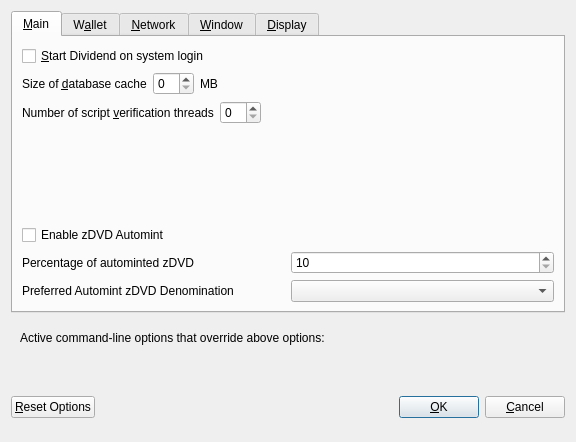
<?xml version="1.0" encoding="UTF-8"?>
<ui version="4.0">
 <class>OptionsDialog</class>
 <widget class="QDialog" name="OptionsDialog">
  <property name="geometry">
   <rect>
    <x>0</x>
    <y>0</y>
    <width>576</width>
    <height>442</height>
   </rect>
  </property>
  <property name="windowTitle">
   <string>Options</string>
  </property>
  <property name="modal">
   <bool>true</bool>
  </property>
  <layout class="QVBoxLayout" name="verticalLayout">
   <item>
    <widget class="QTabWidget" name="tabWidget">
     <property name="currentIndex">
      <number>0</number>
     </property>
     <widget class="QWidget" name="tabMain">
      <attribute name="title">
       <string>&amp;Main</string>
      </attribute>
      <layout class="QVBoxLayout" name="verticalLayout_Main">
       <item>
        <widget class="QCheckBox" name="bitcoinAtStartup">
         <property name="toolTip">
          <string>Automatically start Dividend after logging in to the system.</string>
         </property>
         <property name="text">
          <string>&amp;Start Dividend on system login</string>
         </property>
        </widget>
       </item>
       <item>
        <layout class="QHBoxLayout" name="horizontalLayout_2_Main">
         <item>
          <widget class="QLabel" name="databaseCacheLabel">
           <property name="text">
            <string>Size of &amp;database cache</string>
           </property>
           <property name="textFormat">
            <enum>Qt::PlainText</enum>
           </property>
           <property name="buddy">
            <cstring>databaseCache</cstring>
           </property>
          </widget>
         </item>
         <item>
          <widget class="QSpinBox" name="databaseCache"/>
         </item>
         <item>
          <widget class="QLabel" name="databaseCacheUnitLabel">
           <property name="text">
            <string>MB</string>
           </property>
           <property name="textFormat">
            <enum>Qt::PlainText</enum>
           </property>
          </widget>
         </item>
         <item>
          <spacer name="horizontalSpacer_2_Main">
           <property name="orientation">
            <enum>Qt::Horizontal</enum>
           </property>
           <property name="sizeHint" stdset="0">
            <size>
             <width>40</width>
             <height>20</height>
            </size>
           </property>
          </spacer>
         </item>
        </layout>
       </item>
       <item>
        <layout class="QHBoxLayout" name="horizontalLayout_3_Main">
         <item>
          <widget class="QLabel" name="threadsScriptVerifLabel">
           <property name="text">
            <string>Number of script &amp;verification threads</string>
           </property>
           <property name="textFormat">
            <enum>Qt::PlainText</enum>
           </property>
           <property name="buddy">
            <cstring>threadsScriptVerif</cstring>
           </property>
          </widget>
         </item>
         <item>
          <widget class="QSpinBox" name="threadsScriptVerif">
           <property name="toolTip">
            <string>(0 = auto, &lt;0 = leave that many cores free)</string>
           </property>
          </widget>
         </item>
         <item>
          <spacer name="horizontalSpacer_3_Main">
           <property name="orientation">
            <enum>Qt::Horizontal</enum>
           </property>
           <property name="sizeHint" stdset="0">
            <size>
             <width>40</width>
             <height>20</height>
            </size>
           </property>
          </spacer>
         </item>
        </layout>
       </item>
       <item>
        <spacer name="verticalSpacer_2">
         <property name="orientation">
          <enum>Qt::Vertical</enum>
         </property>
         <property name="sizeHint" stdset="0">
          <size>
           <width>20</width>
           <height>40</height>
          </size>
         </property>
        </spacer>
       </item>
       <item>
        <widget class="QCheckBox" name="checkBoxZeromintEnable">
         <property name="toolTip">
          <string>Enable automatic minting of Dividend units to zDVD</string>
         </property>
         <property name="layoutDirection">
          <enum>Qt::LeftToRight</enum>
         </property>
         <property name="text">
          <string>Enable zDVD Automint</string>
         </property>
        </widget>
       </item>
       <item>
        <layout class="QHBoxLayout" name="horizontalLayout_3">
         <item>
          <widget class="QLabel" name="percentage_label">
           <property name="toolTip">
            <string>Percentage of incoming DVD which get automatically converted to zDVD via Zerocoin Protocol (min: 10%)</string>
           </property>
           <property name="text">
            <string>Percentage of autominted zDVD</string>
           </property>
          </widget>
         </item>
         <item>
          <widget class="QSpinBox" name="zeromintPercentage">
           <property name="minimum">
            <number>10</number>
           </property>
           <property name="maximum">
            <number>100</number>
           </property>
          </widget>
         </item>
        </layout>
       </item>
       <item>
        <layout class="QHBoxLayout" name="horizontalLayout" stretch="0,0">
         <property name="sizeConstraint">
          <enum>QLayout::SetFixedSize</enum>
         </property>
         <item>
          <widget class="QLabel" name="labelPreferredDenom">
           <property name="maximumSize">
            <size>
             <width>16777215</width>
             <height>16777215</height>
            </size>
           </property>
           <property name="toolTip">
            <string>Wait with automatic conversion to Zerocoin until enough DVD for this denomination is available</string>
           </property>
           <property name="text">
            <string>Preferred Automint zDVD Denomination</string>
           </property>
          </widget>
         </item>
         <item>
          <widget class="QComboBox" name="preferredDenom">
           <property name="maximumSize">
            <size>
             <width>16777215</width>
             <height>27</height>
            </size>
           </property>
           <property name="toolTip">
            <string>Wait with automatic conversion to Zerocoin until enough DVD for this denomination is available</string>
           </property>
           <property name="maxVisibleItems">
            <number>9</number>
           </property>
           <property name="maxCount">
            <number>9</number>
           </property>
          </widget>
         </item>
        </layout>
       </item>
      </layout>
     </widget>
     <widget class="QWidget" name="tabWallet">
      <attribute name="title">
       <string>W&amp;allet</string>
      </attribute>
      <layout class="QVBoxLayout" name="verticalLayout_Wallet">
       <item>
        <layout class="QHBoxLayout" name="horizontalLayout_2_Wallet">
         <item>
          <widget class="QLabel" name="labelStakeSplitThresholdText">
           <property name="text">
            <string>Stake split threshold:</string>
           </property>
          </widget>
         </item>
         <item>
          <widget class="QSpinBox" name="spinBoxStakeSplitThreshold">
           <property name="minimum">
            <number>1</number>
           </property>
           <property name="maximum">
            <number>999999</number>
           </property>
          </widget>
         </item>
        </layout>
       </item>
       <item>
        <widget class="QGroupBox" name="groupBox">
         <property name="title">
          <string>Expert</string>
         </property>
         <layout class="QVBoxLayout" name="verticalLayout_2">
          <item>
           <widget class="QCheckBox" name="coinControlFeatures">
            <property name="toolTip">
             <string>Whether to show coin control features or not.</string>
            </property>
            <property name="text">
             <string>Enable coin &amp;control features</string>
            </property>
           </widget>
          </item>
          <item>
           <widget class="QCheckBox" name="showMasternodesTab">
            <property name="toolTip">
             <string>Show additional tab listing all your masternodes in first sub-tab&lt;br/&gt;and all masternodes on the network in second sub-tab.</string>
            </property>
            <property name="text">
             <string>Show Masternodes Tab</string>
            </property>
           </widget>
          </item>
          <item>
           <widget class="QCheckBox" name="spendZeroConfChange">
            <property name="toolTip">
             <string>If you disable the spending of unconfirmed change, the change from a transaction&lt;br/&gt;cannot be used until that transaction has at least one confirmation.&lt;br/&gt;This also affects how your balance is computed.</string>
            </property>
            <property name="text">
             <string>&amp;Spend unconfirmed change</string>
            </property>
           </widget>
          </item>
         </layout>
        </widget>
       </item>
       <item>
        <spacer name="verticalSpacer_Wallet">
         <property name="orientation">
          <enum>Qt::Vertical</enum>
         </property>
         <property name="sizeHint" stdset="0">
          <size>
           <width>20</width>
           <height>40</height>
          </size>
         </property>
        </spacer>
       </item>
      </layout>
     </widget>
     <widget class="QWidget" name="tabNetwork">
      <attribute name="title">
       <string>&amp;Network</string>
      </attribute>
      <layout class="QVBoxLayout" name="verticalLayout_Network">
       <item>
        <widget class="QCheckBox" name="mapPortUpnp">
         <property name="toolTip">
          <string>Automatically open the Dividend client port on the router. This only works when your router supports UPnP and it is enabled.</string>
         </property>
         <property name="text">
          <string>Map port using &amp;UPnP</string>
         </property>
        </widget>
       </item>
       <item>
        <widget class="QCheckBox" name="allowIncoming">
         <property name="toolTip">
          <string>Accept connections from outside</string>
         </property>
         <property name="text">
          <string>Allow incoming connections</string>
         </property>
        </widget>
       </item>
       <item>
        <widget class="QCheckBox" name="connectSocks">
         <property name="toolTip">
          <string>Connect to the Dividend network through a SOCKS5 proxy.</string>
         </property>
         <property name="text">
          <string>&amp;Connect through SOCKS5 proxy (default proxy):</string>
         </property>
        </widget>
       </item>
       <item>
        <layout class="QHBoxLayout" name="horizontalLayout_1_Network">
         <item>
          <widget class="QLabel" name="proxyIpLabel">
           <property name="text">
            <string>Proxy &amp;IP:</string>
           </property>
           <property name="textFormat">
            <enum>Qt::PlainText</enum>
           </property>
           <property name="buddy">
            <cstring>proxyIp</cstring>
           </property>
          </widget>
         </item>
         <item>
          <widget class="QValidatedLineEdit" name="proxyIp">
           <property name="minimumSize">
            <size>
             <width>140</width>
             <height>0</height>
            </size>
           </property>
           <property name="maximumSize">
            <size>
             <width>140</width>
             <height>16777215</height>
            </size>
           </property>
           <property name="toolTip">
            <string>IP address of the proxy (e.g. IPv4: 127.0.0.1 / IPv6: ::1)</string>
           </property>
          </widget>
         </item>
         <item>
          <widget class="QLabel" name="proxyPortLabel">
           <property name="text">
            <string>&amp;Port:</string>
           </property>
           <property name="textFormat">
            <enum>Qt::PlainText</enum>
           </property>
           <property name="buddy">
            <cstring>proxyPort</cstring>
           </property>
          </widget>
         </item>
         <item>
          <widget class="QLineEdit" name="proxyPort">
           <property name="minimumSize">
            <size>
             <width>55</width>
             <height>0</height>
            </size>
           </property>
           <property name="maximumSize">
            <size>
             <width>55</width>
             <height>16777215</height>
            </size>
           </property>
           <property name="toolTip">
            <string>Port of the proxy (e.g. 9050)</string>
           </property>
          </widget>
         </item>
         <item>
          <spacer name="horizontalSpacer_1_Network">
           <property name="orientation">
            <enum>Qt::Horizontal</enum>
           </property>
           <property name="sizeHint" stdset="0">
            <size>
             <width>40</width>
             <height>20</height>
            </size>
           </property>
          </spacer>
         </item>
        </layout>
       </item>
       <item>
        <spacer name="verticalSpacer_Network">
         <property name="orientation">
          <enum>Qt::Vertical</enum>
         </property>
         <property name="sizeHint" stdset="0">
          <size>
           <width>20</width>
           <height>40</height>
          </size>
         </property>
        </spacer>
       </item>
      </layout>
     </widget>
     <widget class="QWidget" name="tabWindow">
      <attribute name="title">
       <string>&amp;Window</string>
      </attribute>
      <layout class="QVBoxLayout" name="verticalLayout_Window">
       <item>
        <widget class="QCheckBox" name="minimizeToTray">
         <property name="toolTip">
          <string>Show only a tray icon after minimizing the window.</string>
         </property>
         <property name="text">
          <string>&amp;Minimize to the tray instead of the taskbar</string>
         </property>
        </widget>
       </item>
       <item>
        <widget class="QCheckBox" name="minimizeOnClose">
         <property name="toolTip">
          <string>Minimize instead of exit the application when the window is closed. When this option is enabled, the application will be closed only after selecting Quit in the menu.</string>
         </property>
         <property name="text">
          <string>M&amp;inimize on close</string>
         </property>
        </widget>
       </item>
       <item>
        <spacer name="verticalSpacer_Window">
         <property name="orientation">
          <enum>Qt::Vertical</enum>
         </property>
         <property name="sizeHint" stdset="0">
          <size>
           <width>20</width>
           <height>40</height>
          </size>
         </property>
        </spacer>
       </item>
      </layout>
     </widget>
     <widget class="QWidget" name="tabDisplay">
      <attribute name="title">
       <string>&amp;Display</string>
      </attribute>
      <layout class="QVBoxLayout" name="verticalLayout_Display">
       <item>
        <layout class="QHBoxLayout" name="horizontalLayout_1_Display">
         <item>
          <widget class="QLabel" name="langLabel">
           <property name="text">
            <string>User Interface &amp;language:</string>
           </property>
           <property name="textFormat">
            <enum>Qt::PlainText</enum>
           </property>
           <property name="buddy">
            <cstring>lang</cstring>
           </property>
          </widget>
         </item>
         <item>
          <widget class="QValueComboBox" name="lang">
           <property name="toolTip">
            <string>The user interface language can be set here. This setting will take effect after restarting Dividend.</string>
           </property>
          </widget>
         </item>
        </layout>
       </item>
       <item>
        <widget class="QLabel" name="label_3">
         <property name="toolTip">
          <string notr="true"/>
         </property>
         <property name="statusTip">
          <string notr="true"/>
         </property>
         <property name="whatsThis">
          <string notr="true"/>
         </property>
         <property name="accessibleName">
          <string notr="true"/>
         </property>
         <property name="text">
          <string>Language missing or translation incomplete? Help contributing translations here:
https://www.transifex.com/dividend-project/dividend-project-translations</string>
         </property>
         <property name="wordWrap">
          <bool>true</bool>
         </property>
         <property name="openExternalLinks">
          <bool>true</bool>
         </property>
         <property name="textInteractionFlags">
          <set>Qt::TextBrowserInteraction</set>
         </property>
        </widget>
       </item>
       <item>
        <layout class="QHBoxLayout" name="horizontalLayout_4_Display" stretch="0,0">
         <item>
          <widget class="QLabel" name="themeLabel">
           <property name="text">
            <string>User Interface Theme:</string>
           </property>
          </widget>
         </item>
         <item>
          <widget class="QValueComboBox" name="theme"/>
         </item>
        </layout>
       </item>
       <item>
        <widget class="Line" name="line">
         <property name="orientation">
          <enum>Qt::Horizontal</enum>
         </property>
        </widget>
       </item>
       <item>
        <layout class="QHBoxLayout" name="horizontalLayout_2_Display">
         <item>
          <widget class="QLabel" name="unitLabel">
           <property name="text">
            <string>&amp;Unit to show amounts in:</string>
           </property>
           <property name="textFormat">
            <enum>Qt::PlainText</enum>
           </property>
           <property name="buddy">
            <cstring>unit</cstring>
           </property>
          </widget>
         </item>
         <item>
          <widget class="QValueComboBox" name="unit">
           <property name="toolTip">
            <string>Choose the default subdivision unit to show in the interface and when sending coins.</string>
           </property>
          </widget>
         </item>
        </layout>
       </item>
       <item>
        <layout class="QHBoxLayout" name="horizontalLayout_5_Display">
         <item>
          <widget class="QLabel" name="digitsLabel">
           <property name="text">
            <string>Decimal digits</string>
           </property>
          </widget>
         </item>
         <item>
          <widget class="QValueComboBox" name="digits"/>
         </item>
        </layout>
       </item>
       <item>
        <widget class="QCheckBox" name="checkBoxHideZeroBalances">
         <property name="toolTip">
          <string>Hide empty balances</string>
         </property>
         <property name="layoutDirection">
          <enum>Qt::LeftToRight</enum>
         </property>
         <property name="text">
          <string>Hide empty balances</string>
         </property>
        </widget>
       </item>
       <item>
        <layout class="QHBoxLayout" name="horizontalLayout_3_Display">
         <item>
          <widget class="QLabel" name="thirdPartyTxUrlsLabel">
           <property name="toolTip">
            <string>Third party URLs (e.g. a block explorer) that appear in the transactions tab as context menu items. %s in the URL is replaced by transaction hash. Multiple URLs are separated by vertical bar |.</string>
           </property>
           <property name="text">
            <string>Third party transaction URLs</string>
           </property>
           <property name="buddy">
            <cstring>thirdPartyTxUrls</cstring>
           </property>
          </widget>
         </item>
         <item>
          <widget class="QLineEdit" name="thirdPartyTxUrls">
           <property name="toolTip">
            <string>Third party URLs (e.g. a block explorer) that appear in the transactions tab as context menu items. %s in the URL is replaced by transaction hash. Multiple URLs are separated by vertical bar |.</string>
           </property>
          </widget>
         </item>
        </layout>
       </item>
       <item>
        <spacer name="verticalSpacer">
         <property name="orientation">
          <enum>Qt::Vertical</enum>
         </property>
         <property name="sizeHint" stdset="0">
          <size>
           <width>20</width>
           <height>40</height>
          </size>
         </property>
        </spacer>
       </item>
      </layout>
     </widget>
    </widget>
   </item>
   <item>
    <widget class="QFrame" name="frame">
     <layout class="QVBoxLayout" name="verticalLayout_Bottom">
      <item>
       <layout class="QHBoxLayout" name="horizontalLayout_Bottom">
        <item>
         <widget class="QLabel" name="overriddenByCommandLineInfoLabel">
          <property name="text">
           <string>Active command-line options that override above options:</string>
          </property>
          <property name="textFormat">
           <enum>Qt::PlainText</enum>
          </property>
         </widget>
        </item>
        <item>
         <spacer name="horizontalSpacer_Bottom">
          <property name="orientation">
           <enum>Qt::Horizontal</enum>
          </property>
          <property name="sizeHint" stdset="0">
           <size>
            <width>40</width>
            <height>20</height>
           </size>
          </property>
         </spacer>
        </item>
       </layout>
      </item>
      <item>
       <widget class="QLabel" name="overriddenByCommandLineLabel">
        <property name="text">
         <string/>
        </property>
        <property name="textFormat">
         <enum>Qt::PlainText</enum>
        </property>
        <property name="wordWrap">
         <bool>true</bool>
        </property>
       </widget>
      </item>
     </layout>
    </widget>
   </item>
   <item>
    <layout class="QHBoxLayout" name="horizontalLayout_Buttons">
     <item>
      <widget class="QPushButton" name="resetButton">
       <property name="toolTip">
        <string>Reset all client options to default.</string>
       </property>
       <property name="text">
        <string>&amp;Reset Options</string>
       </property>
       <property name="autoDefault">
        <bool>false</bool>
       </property>
      </widget>
     </item>
     <item>
      <spacer name="horizontalSpacer_1">
       <property name="orientation">
        <enum>Qt::Horizontal</enum>
       </property>
       <property name="sizeHint" stdset="0">
        <size>
         <width>40</width>
         <height>48</height>
        </size>
       </property>
      </spacer>
     </item>
     <item>
      <widget class="QLabel" name="statusLabel">
       <property name="minimumSize">
        <size>
         <width>200</width>
         <height>0</height>
        </size>
       </property>
       <property name="font">
        <font>
         <weight>75</weight>
         <bold>true</bold>
        </font>
       </property>
       <property name="text">
        <string/>
       </property>
       <property name="textFormat">
        <enum>Qt::PlainText</enum>
       </property>
       <property name="wordWrap">
        <bool>true</bool>
       </property>
      </widget>
     </item>
     <item>
      <spacer name="horizontalSpacer_2">
       <property name="orientation">
        <enum>Qt::Horizontal</enum>
       </property>
       <property name="sizeHint" stdset="0">
        <size>
         <width>40</width>
         <height>48</height>
        </size>
       </property>
      </spacer>
     </item>
     <item>
      <widget class="QPushButton" name="okButton">
       <property name="text">
        <string>&amp;OK</string>
       </property>
       <property name="autoDefault">
        <bool>false</bool>
       </property>
       <property name="default">
        <bool>true</bool>
       </property>
      </widget>
     </item>
     <item>
      <widget class="QPushButton" name="cancelButton">
       <property name="text">
        <string>&amp;Cancel</string>
       </property>
       <property name="autoDefault">
        <bool>false</bool>
       </property>
      </widget>
     </item>
    </layout>
   </item>
  </layout>
 </widget>
 <customwidgets>
  <customwidget>
   <class>QValidatedLineEdit</class>
   <extends>QLineEdit</extends>
   <header>qvalidatedlineedit.h</header>
  </customwidget>
  <customwidget>
   <class>QValueComboBox</class>
   <extends>QComboBox</extends>
   <header>qvaluecombobox.h</header>
  </customwidget>
 </customwidgets>
 <resources/>
 <connections/>
</ui>
